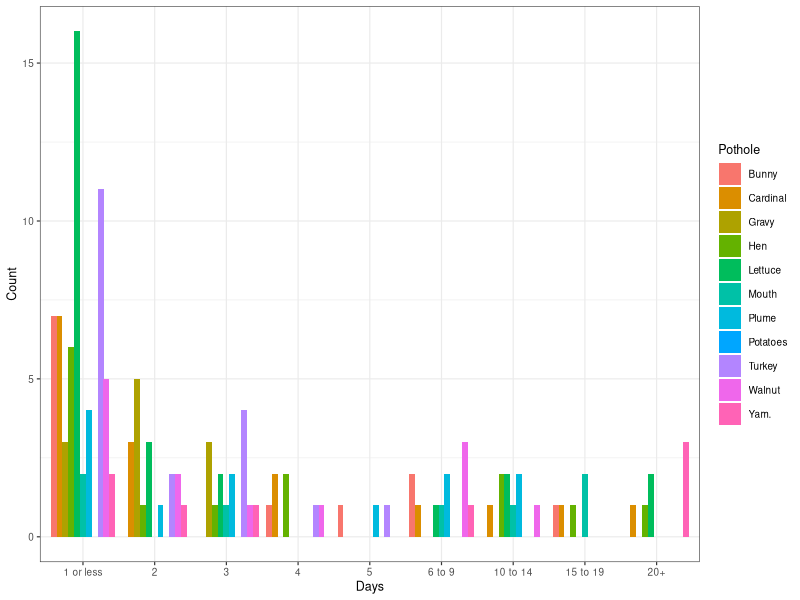

The R source for this figure:
## ---- chunk 1
knitr::opts_chunk$set(echo = TRUE)
## ---- chunk 2
library(tidyr)
library(dplyr)
library(ggplot2)
library(ggpubr)
## ---- chunk 3
events <- read.csv(file = "./data/events.csv",  header=T, sep=",")
events$Days <- factor(events$Days, levels=c("1 or less", "2", "3", "4", "5",
                                            "6 to 9", "10 to 14", "15 to 19", "20+"))
events2 <- events %>%
  gather("Pothole", "Count", 2:12)
## ---- chunk 4
ggplot(events2, aes(x = Days, y=Count, fill=Pothole))+
  geom_bar(stat="identity", position="dodge")+
  theme_bw(base_size = 9)
